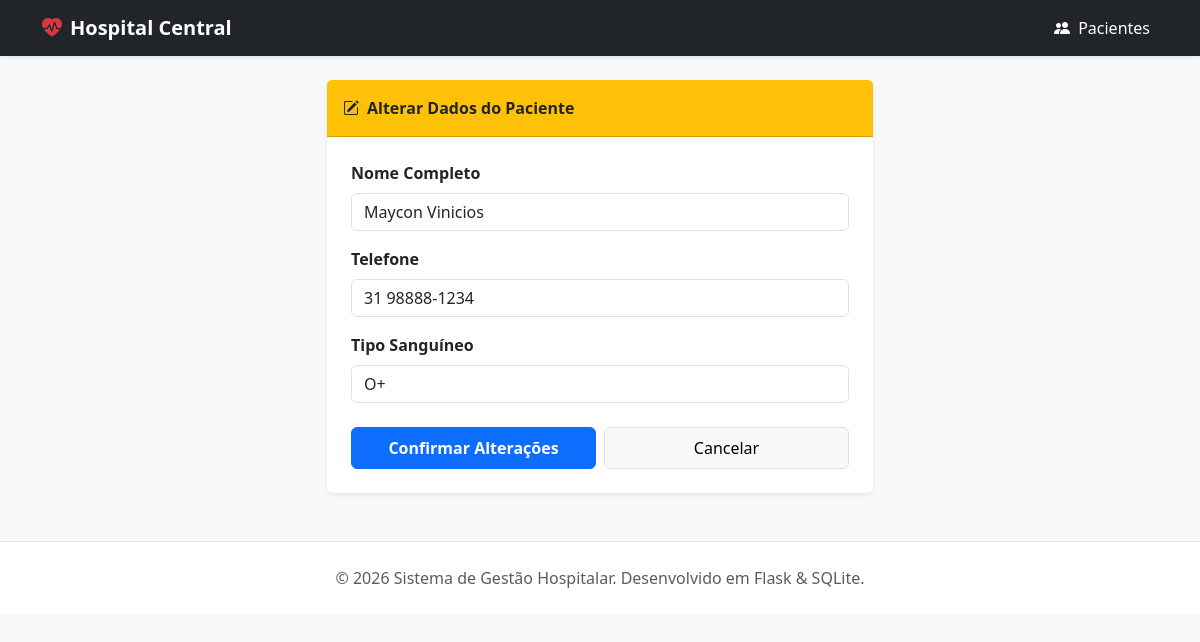
/pacientes/editar/1, run on the app's committed database.
### tables this page shows
CREATE TABLE pacientes (
                    id_paciente INTEGER PRIMARY KEY AUTOINCREMENT,
                    nome VARCHAR(150) NOT NULL,
                    cpf VARCHAR(14) UNIQUE NOT NULL,
                    rg VARCHAR(20),
                    data_nascimento DATE NOT NULL,
                    sexo VARCHAR(1) CHECK(sexo IN ('M', 'F', 'O')) NOT NULL,
                    telefone VARCHAR(20) NOT NULL,
                    email VARCHAR(100),
                    endereco VARCHAR(255),
                    cidade VARCHAR(100),
                    estado VARCHAR(2),
                    cep VARCHAR(9),
                    tipo_sanguineo VARCHAR(3) CHECK(tipo_sanguineo IN ('A+', 'A-', 'B+', 'B-', 'AB+', 'AB-', 'O+', 'O-')),
                    criado_em TIMESTAMP DEFAULT CURRENT_TIMESTAMP
                );

### app.py (the view)
@app.route('/pacientes/editar/<int:id_paciente>', methods=['GET'])
def editar_paciente(id_paciente):
    conn = conectar()
    cursor = conn.cursor()
    cursor.execute ("""SELECT id_paciente, nome, telefone, tipo_sanguineo"
    "FROM pacientes"
    "WHERE id_paciente = ? """,
    (id_paciente,))
    paciente_encontrado = cursor.fetchone()
    conn.close
    return render_template('editar_paciente.html', p = paciente_encontrado)

### app.py (called while the page is built)
def conectar():
    conn = sqlite3.connect(NOME_BANCO, timeout=20)
    conn.execute("PRAGMA foreign_kerys = ON")
    return conn

### templates/editar_paciente.html (shortened to what this page needs)
{% extends 'base.html' %}
{% block conteudo %}
<div class="row justify-content-center">
    <div class="col-md-6">
        <div class="card shadow-sm border-0">
            <div class="card-header bg-warning text-dark fw-bold py-3">
                <i class="bi bi-pencil-square me-2"></i>Alterar Dados do Paciente
            </div>
            <div class="card-body p-4">
                <form action="/pacientes/salvar" method="POST">
                    <div class="mb-3">
                        <label class="form-label fw-semibold">Nome Completo</label>
                        <input type="text" name="nome" class="form-control" value="{{ p[1] }}" required>
                    </div>
                    <div class="mb-3">
                        <label class="form-label fw-semibold">Telefone</label>
                        <input type="text" name="telefone" class="form-control" value="{{ p[2] }}" required>
                    </div>
                    <div class="mb-3">
                        <label class="form-label fw-semibold">Tipo Sanguíneo</label>
                        <input type="text" name="tipo_sanguineo" class="form-control" value="{{ p[3] }}" required>
                    </div>
                    <div class="d-flex gap-2 mt-4">
                        <button type="submit" class="btn btn-primary w-100 fw-bold py-2">
                            Confirmar Alterações
                        </button>
                        <a href="/pacientes" class="btn btn-light border w-100 py-2">Cancelar</a>
                    </div>
                </form>
            </div>
        </div>
    </div>
</div>
{% endblock %}

### data on the page
pacientes: nome "Maycon Vinicios", telefone "31 98888-1234", tipo_sanguineo "O+"
